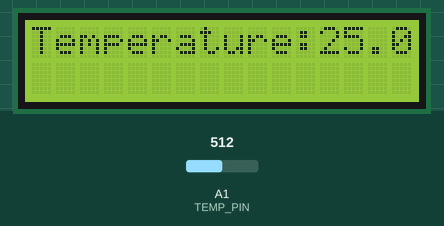
Recording of a sketch running on a simulated Arduino Uno, built with avr-gcc and run on an emulated ATmega328P. On the bench: 16×2 character LCD. Inputs (shaded band) come from the test bench; at power-on: A1 (TEMP_PIN) = 512.

Above: at 1.2 s.
1.3 s: A1 (TEMP_PIN) set to 716
At 3.9 s:
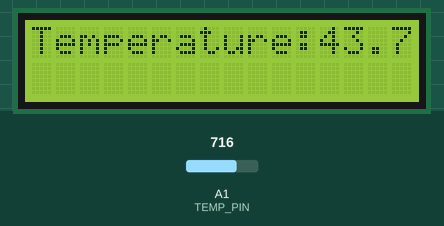
5.2 s: A1 (TEMP_PIN) set to 900
At 7.0 s:
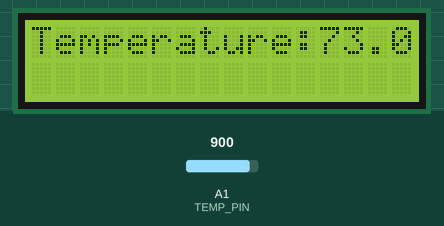
9.1 s: A1 (TEMP_PIN) set to 1023
At 10.1 s:
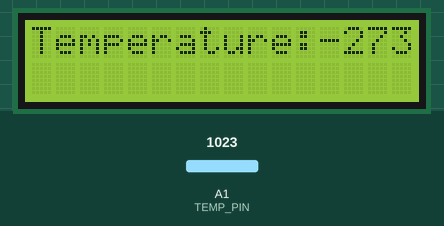
Timing chart, 0 to 12.1 s (numbered marks = the images above; inputs shaded):
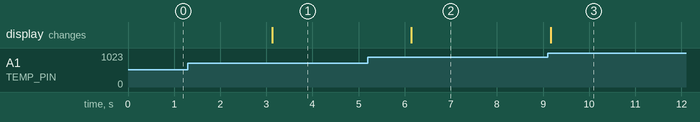

The sketch:

esercizio1.6.ino
```cpp
#include <LiquidCrystal_PCF8574.h>

LiquidCrystal_PCF8574 lcd(0x20);

const int TEMP_PIN = A1;
const int B = 4275;
const long int R0 = 100000;

void setup() {
  lcd.begin(16, 2);
  lcd.setBacklight(255);
  lcd.home();
  lcd.clear();
  lcd.print("Temperature:");
}

void loop() {
  int a = analogRead(TEMP_PIN);
  float R = 1023.0/a-1.0;
  R = R0*R;
  float temperature = 1.0/(log(R/R0)/B+1/298.15)-273.15; // convert to temperature via datasheet

  lcd.home();
  lcd.clear();
  lcd.print("Temperature:");
  lcd.print(temperature);
  delay(3000);
}
```

Measured:
- after the input at 1.3 s, the display: changes after 1.8 s (image 1)
- after the input at 5.2 s, the display: changes after 0.95 s (image 2)
- after the input at 9.1 s, the display: changes after 0.07 s (image 3)
